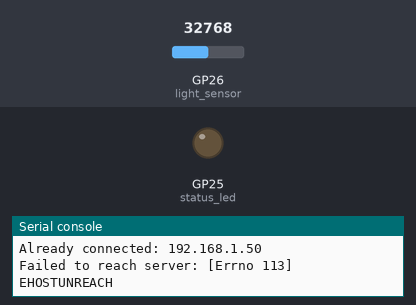
A program run on a simulated Raspberry Pi Pico running MicroPython. Shown: output pins drawn as LEDs (lit = HIGH), the last lines printed to the serial console. The test bench sets the inputs (shaded band); at power-on: GP26 (light_sensor) = 32768 (analog values on the 0–65535 scale). WiFi joins after 1.5 s; outgoing connections fail; a WiFi scan finds one network, HomeNet.

Above: at 6.7 s.
At 42.91 s:
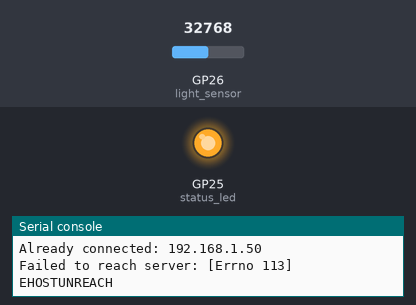
Timing chart, 0 to 44.5 s (numbered marks = the images above):
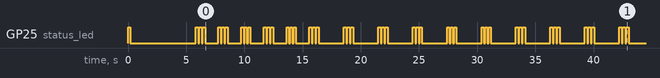

Measured:
- by itself, GP25 (status_led): HIGH → LOW at 0.20 s, → HIGH 5.6 s later, → LOW 0.20 s later, → HIGH 0.10 s later, … (91 changes in this stretch)

The program:

main.py
```python
from machine import ADC, Pin
from time import sleep, ticks_diff, ticks_ms

from pico_hub import PicoHubClient


# Update these values before uploading.
WIFI_SSID = "starleap-24"
WIFI_PASSWORD = "starleapstem"
SERVER_HOST = "192.168.8.247"
SERVER_PORT = 8787
CHECKIN_PATH = "/api/check-in"
LIGHT_PATH = "/api/light-reading"
DEBUG_WIFI = True
DEBUG_SENSOR = True

# This assumes the photoresistor voltage divider is connected to ADC0 / GP26.
LIGHT_SENSOR_PIN = 26
STATUS_LED_PIN = "LED"

# These timing values can usually stay the same.
SAMPLE_INTERVAL_MS = 100
HEARTBEAT_INTERVAL_MS = 10000
WIFI_TIMEOUT_SECONDS = 15
HTTP_TIMEOUT_SECONDS = 5

light_sensor = ADC(LIGHT_SENSOR_PIN)
status_led = Pin(STATUS_LED_PIN, Pin.OUT)

hub = PicoHubClient(
    wifi_ssid=WIFI_SSID,
    wifi_password=WIFI_PASSWORD,
    server_host=SERVER_HOST,
    app_kind="light-sensor",
    server_port=SERVER_PORT,
    light_path=LIGHT_PATH,
    checkin_path=CHECKIN_PATH,
    debug_wifi=DEBUG_WIFI,
    wifi_timeout_seconds=WIFI_TIMEOUT_SECONDS,
    http_timeout_seconds=HTTP_TIMEOUT_SECONDS,
)


def flash(times, on_seconds=0.08, off_seconds=0.08):
    for _ in range(times):
        status_led.on()
        sleep(on_seconds)
        status_led.off()
        sleep(off_seconds)


def read_light_raw():
    return light_sensor.read_u16()


def raw_to_percent(raw_value):
    return (raw_value / 65535) * 100


def current_light_data():
    raw_value = read_light_raw()
    percent = raw_to_percent(raw_value)
    return raw_value, percent


def send_check_in():
    raw_value, percent = current_light_data()

    if not hub.connect_wifi():
        return False

    try:
        ok, status_text = hub.send_check_in(
            extra_fields={
                "light_pin": LIGHT_SENSOR_PIN,
                "light_raw": raw_value,
                "light_percent": percent,
            }
        )
    except OSError as exc:
        print("Failed to send check-in:", exc)
        return False

    if DEBUG_WIFI:
        if ok:
            print("Check-in sent -", status_text)
        else:
            print("Check-in failed:", status_text)

    return ok


def send_light_reading():
    raw_value, percent = current_light_data()

    if DEBUG_SENSOR:
        print("Light:", raw_value, "({:.1f}%)".format(percent))

    if not hub.connect_wifi():
        flash(3, 0.2, 0.1)
        return False

    try:
        ok, status_text = hub.send_light_reading(LIGHT_SENSOR_PIN, raw_value, percent)
    except OSError as exc:
        print("Failed to reach server:", exc)
        flash(3, 0.2, 0.1)
        return False

    if DEBUG_WIFI:
        if ok:
            print("Light sample sent -", status_text)
        else:
            print("Light sample failed:", status_text)

    return ok


print("Pico light sensor ready.")
print("Unique ID:", hub.device_id)
device_mac = hub.get_mac_address()
if device_mac:
    print("Wi-Fi MAC:", device_mac)
status_led.off()
flash(1, 0.2, 0.1)
last_sample_ms = ticks_ms() - SAMPLE_INTERVAL_MS
last_check_in_ms = ticks_ms()

if hub.connect_wifi():
    send_check_in()
    last_check_in_ms = ticks_ms()

while True:
    if ticks_diff(ticks_ms(), last_sample_ms) >= SAMPLE_INTERVAL_MS:
        if send_light_reading():
            last_sample_ms = ticks_ms()

    if ticks_diff(ticks_ms(), last_check_in_ms) >= HEARTBEAT_INTERVAL_MS:
        if send_check_in():
            last_check_in_ms = ticks_ms()

    sleep(0.05)
```

pico_hub.py
```python
from machine import unique_id
from time import sleep, ticks_diff, ticks_ms
import network
import socket
import ubinascii

try:
    import ujson as json
except ImportError:
    import json


class PicoHubClient:
    def __init__(
        self,
        wifi_ssid,
        wifi_password,
        server_host,
        app_kind="generic",
        server_port=8787,
        server_path="/api/buzz",
        light_path="/api/light-reading",
        checkin_path="/api/check-in",
        debug_wifi=False,
        wifi_timeout_seconds=15,
        http_timeout_seconds=5,
    ):
        self.wifi_ssid = wifi_ssid
        self.wifi_password = wifi_password
        self.server_host = server_host
        self.app_kind = app_kind
        self.server_port = server_port
        self.server_path = server_path
        self.light_path = light_path
        self.checkin_path = checkin_path
        self.debug_wifi = debug_wifi
        self.wifi_timeout_seconds = wifi_timeout_seconds
        self.http_timeout_seconds = http_timeout_seconds
        self.wlan = network.WLAN(network.STA_IF)
        self.device_id = ubinascii.hexlify(unique_id()).decode()

    def get_mac_address(self):
        try:
            return self._format_mac_address(self.wlan.config("mac"))
        except (AttributeError, OSError, TypeError, ValueError):
            return None

    def get_ip_address(self):
        if not self.wlan.isconnected():
            return None

        try:
            return self.wlan.ifconfig()[0]
        except (OSError, IndexError, TypeError):
            return None

    def make_payload(self, button_pin=None, button_pressed=None, extra_fields=None):
        payload = {
            "device_id": self.device_id,
            "app_kind": self.app_kind,
        }

        if button_pin is not None:
            payload["button_pin"] = button_pin

        if button_pressed is not None:
            payload["button_pressed"] = button_pressed

        if extra_fields:
            payload.update(extra_fields)

        mac_address = self.get_mac_address()
        if mac_address:
            payload["mac_address"] = mac_address

        ip_address = self.get_ip_address()
        if ip_address:
            payload["ip_address"] = ip_address

        return payload

    def send_check_in(self, button_pin=None, button_pressed=None, extra_fields=None):
        payload = self.make_payload(button_pin, button_pressed, extra_fields)
        return self._post_json(self.checkin_path, payload)

    def send_buzz(self, button_pin, button_pressed, extra_fields=None):
        payload = self.make_payload(button_pin, button_pressed, extra_fields)
        return self._post_json(self.server_path, payload)

    def send_light_reading(self, light_pin, light_raw, light_percent, extra_fields=None):
        payload = self.make_payload(
            extra_fields={
                "light_pin": light_pin,
                "light_raw": light_raw,
                "light_percent": light_percent,
            }
        )

        if extra_fields:
            payload.update(extra_fields)

        return self._post_json(self.light_path, payload)

    def connect_wifi(self):
        if not self.wlan.active():
            self.wlan.active(True)

        if self.wlan.isconnected():
            if self.debug_wifi:
                print("Already connected:", self.wlan.ifconfig()[0])
            return True

        if self.debug_wifi:
            self.debug_scan()

        try:
            self.wlan.disconnect()
        except OSError:
            pass

        print('Connecting to Wi-Fi "{}"...'.format(self.wifi_ssid))

        try:
            self.wlan.connect(self.wifi_ssid, self.wifi_password)
        except OSError as exc:
            print("wlan.connect failed immediately:", exc)
            return False

        start = ticks_ms()
        last_status = None

        while not self.wlan.isconnected():
            status = self.wlan.status()

            if status != last_status and self.debug_wifi:
                print("Wi-Fi status:", self._wifi_status_name(status), "(", status, ")")
                last_status = status

            if status in (
                getattr(network, "STAT_WRONG_PASSWORD", -3),
                getattr(network, "STAT_NO_AP_FOUND", -2),
                getattr(network, "STAT_CONNECT_FAIL", -1),
            ):
                self._print_wifi_failure(status)
                return False

            if ticks_diff(ticks_ms(), start) > self.wifi_timeout_seconds * 1000:
                print("Wi-Fi connection timed out after", self.wifi_timeout_seconds, "seconds.")
                self._print_wifi_failure(self.wlan.status())

                if self.debug_wifi:
                    self.debug_scan()

                return False

            sleep(0.25)

        print("Connected:", self.wlan.ifconfig()[0])

        if self.debug_wifi:
            try:
                print("Signal strength (RSSI):", self.wlan.status("rssi"), "dBm")
            except OSError:
                pass

        return True

    def debug_scan(self):
        print('Scanning for Wi-Fi networks near "{}"...'.format(self.wifi_ssid))

        try:
            networks = self.wlan.scan()
        except OSError as exc:
            print("Wi-Fi scan failed:", exc)
            return False

        if not networks:
            print("No Wi-Fi networks were found.")
            return False

        target_found = False

        for ssid_raw, _bssid, channel, rssi, authmode, hidden in networks:
            ssid = self._decode_ssid(ssid_raw)

            if ssid == self.wifi_ssid:
                target_found = True
                print(
                    'Target SSID found: channel={}, RSSI={}, security={}, hidden={}'.format(
                        channel,
                        rssi,
                        self._authmode_name(authmode),
                        hidden,
                    )
                )

        if target_found:
            return True

        print('Target SSID "{}" was not seen in the scan.'.format(self.wifi_ssid))
        print("Nearby networks:")

        for index, (ssid_raw, _bssid, channel, rssi, authmode, hidden) in enumerate(networks[:8]):
            ssid = self._decode_ssid(ssid_raw) or "<hidden>"
            print(
                "  {}. {} (channel {}, RSSI {}, {}, hidden={})".format(
                    index + 1,
                    ssid,
                    channel,
                    rssi,
                    self._authmode_name(authmode),
                    hidden,
                )
            )

        return False

    def _post_json(self, path, payload):
        body = json.dumps(payload)
        address = socket.getaddrinfo(self.server_host, self.server_port)[0][-1]
        client = socket.socket()
        client.settimeout(self.http_timeout_seconds)

        try:
            client.connect(address)
            request = (
                "POST {} HTTP/1.1\r\n"
                "Host: {}\r\n"
                "Content-Type: application/json\r\n"
                "Content-Length: {}\r\n"
                "Connection: close\r\n\r\n{}"
            ).format(path, self.server_host, len(body), body)
            client.send(request.encode())
            response = client.recv(128)
        finally:
            client.close()

        status_line = response.split(b"\r\n", 1)[0]

        try:
            status_text = status_line.decode()
        except UnicodeError:
            status_text = repr(status_line)

        parts = status_text.split(" ", 2)

        if len(parts) >= 2:
            try:
                status_code = int(parts[1])
            except ValueError:
                status_code = None
        else:
            status_code = None

        ok = status_code is not None and 200 <= status_code < 300
        return ok, status_text

    def _format_mac_address(self, value):
        if not value:
            return None

        raw = ubinascii.hexlify(value).decode()
        parts = []

        for index in range(0, len(raw), 2):
            parts.append(raw[index : index + 2])

        return ":".join(parts)

    def _decode_ssid(self, value):
        if isinstance(value, bytes):
            try:
                return value.decode()
            except UnicodeError:
                return repr(value)

        return str(value)

    def _authmode_name(self, value):
        names = {
            0: "open",
            1: "WEP",
            2: "WPA-PSK",
            3: "WPA2-PSK",
            4: "WPA/WPA2-PSK",
        }
        return names.get(value, "unknown")

    def _wifi_status_name(self, value):
        names = {
            getattr(network, "STAT_IDLE", 0): "idle",
            getattr(network, "STAT_CONNECTING", 1): "connecting",
            getattr(network, "STAT_WRONG_PASSWORD", -3): "wrong password",
            getattr(network, "STAT_NO_AP_FOUND", -2): "no AP found",
            getattr(network, "STAT_CONNECT_FAIL", -1): "connect failed",
            getattr(network, "STAT_GOT_IP", 3): "connected",
        }
        return names.get(value, "unknown")

    def _print_wifi_failure(self, status):
        print("Wi-Fi status:", self._wifi_status_name(status), "(", status, ")")

        if status == getattr(network, "STAT_WRONG_PASSWORD", -3):
            print("The access point rejected the password.")
        elif status == getattr(network, "STAT_NO_AP_FOUND", -2):
            print("The Pico could not find that SSID.")
            print("Check spelling, range, and that the network is 2.4 GHz.")
        elif status == getattr(network, "STAT_CONNECT_FAIL", -1):
            print("The router saw the request, but the connection still failed.")
            print("This can happen with unsupported security settings or weak signal.")
```
